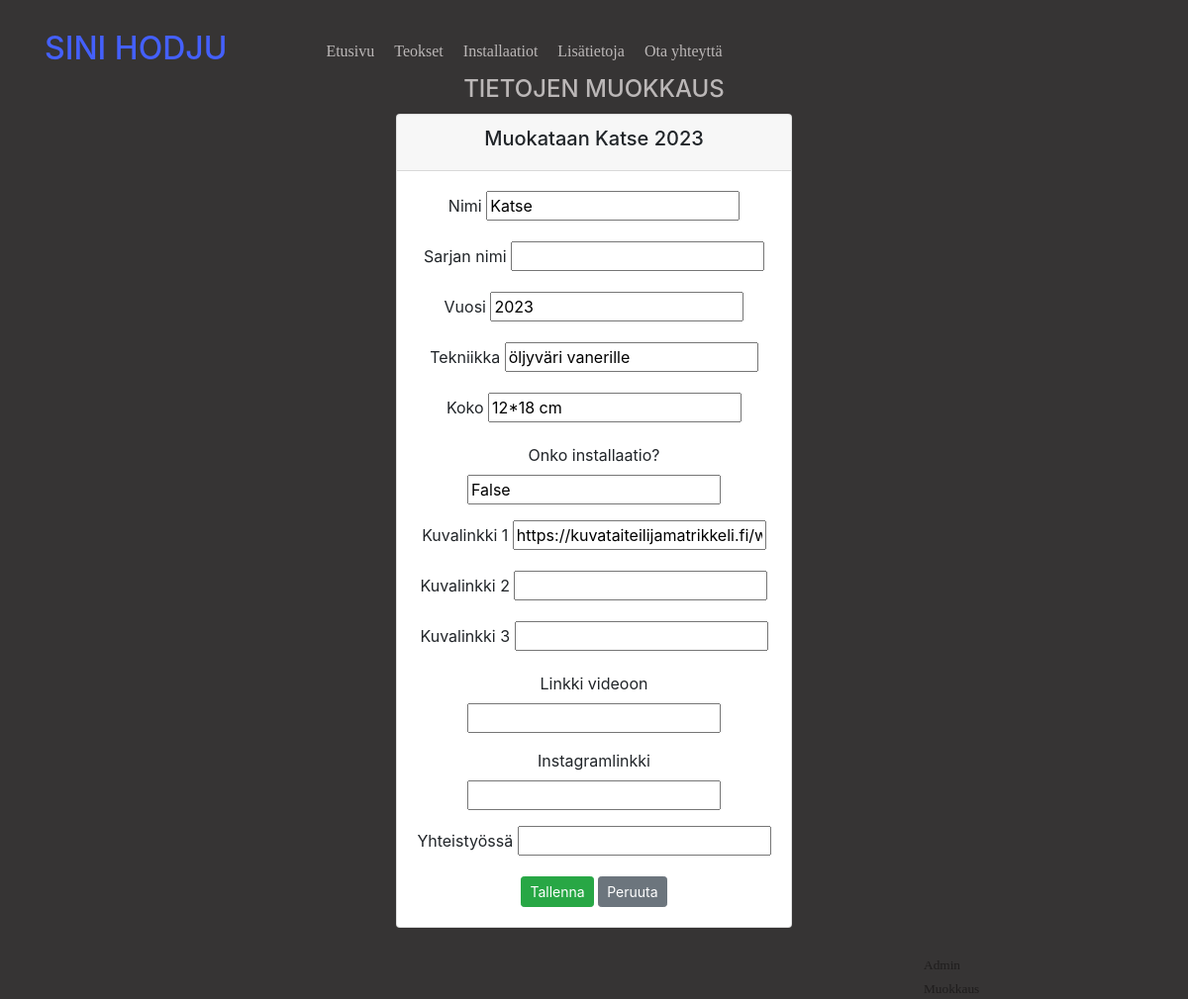
Before: /edit-work-get/5/ (signed in) with the older database file.
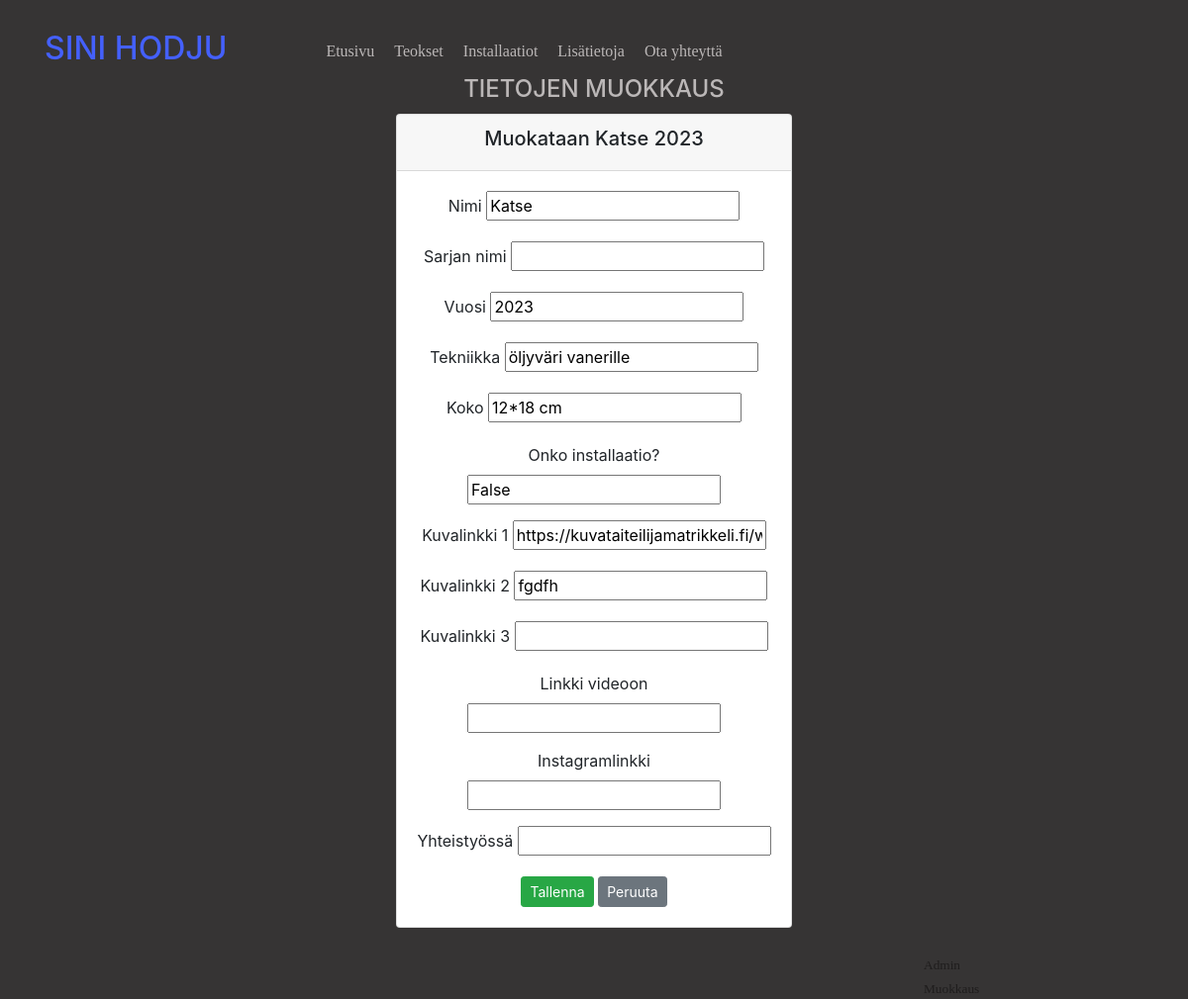
After: the same page with the newer database file.
### app/models.py (models this page shows, shortened)
class Work(models.Model):
    inseries=models.ForeignKey(Series, on_delete=models.PROTECT, null=True, blank=True)# ei saa poistaa sarjoja, joissa on jokin teos
    name=models.CharField(max_length=50, default="")
    year=models.IntegerField(default=0)
    media=models.CharField(max_length=100, default="", null=True, blank=True)
    size=models.CharField(max_length=50, default="", null=True, blank=True)
    installation=models.BooleanField(default=False)
    imagelink1=models.CharField(max_length=2090, default="", null=True, blank=True)
    imagelink2=models.CharField(max_length=2090, default="", null=True, blank=True)
    imagelink3=models.CharField(max_length=2090, default="", null=True, blank=True)
    videolink=models.CharField(max_length=2090, default="", null=True, blank=True)
    instagramlink=models.CharField(max_length=2090, default="", null=True, blank=True)
    collaboration=models.CharField(max_length=100, default="", null=True, blank=True)
    timestamp=models.DateTimeField(default=timezone.now, null=True, blank=True)

### app/views.py (the view)
# urls.py: path('edit-work-get/<int:id>/', edit_work_get),
def edit_work_get(request, id):
    if not request.user.is_authenticated:
         return render(request, 'loginpage.html')
    else:
        work=Work.objects.get(id=id)
        context={'w': work}
        return render(request,"edit_work.html", context)

### app/templates/edit_work.html (shortened to what this page needs)
{% extends 'index.html' %} {% block content %}
<div>
    <center>
        <h4 class="title">TIETOJEN MUOKKAUS</h4>
        <div class="card" style="width: 25rem">
            <div class="card-header">
                <h5>Muokataan {{w.name}} {{w.year}}</h5>
            </div>
            <div class="card-body">
                <form method="post" action="/edit-work-post/{{w.id}}/">
                    <div class="form-group">
                        <label>Nimi</label>
                        <input
                            type="text"
                            name="name"
                            value="{{w.name}}"
                            required
                        />
                    </div>
                    <div class="form-group">
                        <label>Sarjan nimi</label>
                        <input
                            type="text"
                            name="seriesname"
                            value="{{w.inseries.seriesname}}"
                        />
                    </div>
                    <div class="form-group">
                        <label>Vuosi</label>
                        <input
                            type="number"
                            name="year"
                            value="{{w.year}}"
                            required
                        />
                    </div>
                    <div class="form-group">
                        <label>Tekniikka</label>
                        {% if w.media != None %}
                        <input type="text" name="media" value="{{w.media}}" />
                        {% else %}
                        <input type="text" name="media" value="" />
                        {% endif %}
                    </div>
                    <div class="form-group">
                        <label>Koko</label>
                        {% if w.size != None %}
                        <input type="text" name="size" value="{{w.size}}" />
                        {% else %}
                        <input type="text" name="size" value="" />
                        {% endif %}
                    </div>
                    <div class="form-group">
                        <label>Onko installaatio?</label>
                        <input
                            type="text"
                            name="installation"
                            value="{{w.installation}}"
                        />
                    </div>
                    <div class="form-group">
                        <label>Kuvalinkki 1</label>
                        {% if w.imagelink1 != None %}
                        <input
                            type="text"
                            name="imagelink1"
                            value="{{w.imagelink1}}"
                        />
                        {% else %}
                        <input type="text" name="imagelink1" value="" />
                        {% endif %}
                    </div>
                    <div class="form-group">
                        <label>Kuvalinkki 2</label>
                        {% if w.imagelink2 != None %}
                        <input
                            type="text"
                            name="imagelink2"
                            value="{{w.imagelink2}}"
                        />
                        {% else %}
                        <input type="text" name="imagelink2" value="" />
                        {% endif %}
                    </div>
                    <div class="form-group">
                        <label>Kuvalinkki 3</label>
                        {% if w.imagelink3 != None %}
                        <input
                            type="text"
                            name="imagelink3"
                            value="{{w.imagelink3}}"
                        />
                        {% else %}
                        <input type="text" name="imagelink3" value="" />
                        {% endif %}
                    </div>
                    <div class="form-group">
                        <label>Linkki videoon</label>
                        {% if w.videolink != None %}
                        <input
                            type="text"
                            name="videolink"
                            value="{{w.videolink}}"
                        />
                        {% else %}
                        <input type="text" name="videolink" value="" />
                        {% endif %}
                    </div>
                    <div class="form-group">
                        <label>Instagramlinkki</label>
                        {% if w.instagramlink != None %}
                        <input
                            type="text"
                            name="instagramlink"
                            value="{{w.instagramlink}}"
                        />
                        {% else %}
                        <input type="text" name="instagramlink" value="" />
                        {% endif %}
                    </div>
                    <div class="form-group">
                        <label>Yhteistyössä</label>
                        {% if w.collaboration != None %}
                        <input
                            type="text"
                            name="collaboration"
                            value="{{w.collaboration}}"
                        />
                        {% else %}
                        <input type="text" name="collaboration" value="" />
                        {% endif %}
                    </div>
                    <input
                        type="submit"
                        value="Tallenna"
                        class="btn btn-success btn-sm"
                    />
                    <input
                        type="button"
                        onclick="window.location.href='/modify'"
                        value="Peruuta"
                        class="btn btn-secondary btn-sm"
                    />
                </form>
            </div>
        </div>
    </center>
    <br />
</div>
{% endblock %}

### app/templates/index.html (shortened to what this page needs)
<!DOCTYPE html>
<html>
    <head>
        {% load static %}
        <link rel="stylesheet" href="{% static 'style.css' %}" />
        <link
            rel="stylesheet"
            href="https://stackpath.bootstrapcdn.com/bootstrap/4.5.0/css/bootstrap.min.css"
        />
        <link
            rel="stylesheet"
            href="https://cdnjs.cloudflare.com/ajax/libs/font-awesome/5.11.2/css/all.min.css"
        />
    </head>
    <body class="color">
        <div class="container">
            <div class="inline-flex-parent">
                <div class="name-title-div">
                    <h4 class="name-title">SINI HODJU</h4>
                </div>
                <div class="btn-group" role="group">
                    <a class="button" href="/">Etusivu</a>
                    <a class="button" href="/work">Teokset</a>
                    <a class="button" href="/installation">Installaatiot</a>
                    <a class="button" href="/about">Lisätietoja</a>
                    <a class="button" href="/contact">Ota yhteyttä</a>
                </div>
            </div>
            {% block content %} {% endblock %}
            <a class="admin-link" href="/admin/login/?next=/admin/">Admin</a>
            <a class="admin-link" href="/modify">Muokkaus</a>
        </div>
    </body>
</html>

### app/static/style.css (style rules this page uses)
.button { font-size: medium; color: rgb(187, 183, 183); margin: 10px; font-family: "Verdana"; }
.admin-link { color: rgb(31, 29, 29); margin: 10px; margin-left: 80%; margin-right: 5%; font-family: "Verdana"; font-size: smaller; }
.color { background-color: rgb(54, 52, 52); }
.title { color: rgb(187, 183, 183); margin: auto; padding-bottom: 10px; }
.name-title { color: rgb(68, 96, 252); font-weight: 500; font-size: xx-large; }
.btn-group { flex-wrap: wrap-reverse; }
.name-title-div { margin-right: 90px; }
.inline-flex-parent { padding-top: 30px; display: inline-flex; }
.card { max-width: 500px; }

Changed rows visible on the page:
changed Work "Katse": imagelink2 (not shown) → "fgdfh"
